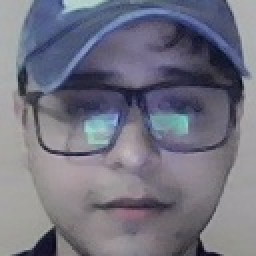
#> input picture training_images/Limberg_0.jpg, 128 x 128 px (shown 2 times larger); its folder holds 4 pictures in this run
$ python -i Registro_Login.py   (imports and definitions only)
#> lines starting #> are read from the running program, lines starting #| are printed output that depends on the picture
import os
import cv2
import numpy as np
import tkinter as tk
from tkinter import messagebox
from tkinter import ttk
from skimage.feature import hog
from sklearn import svm
from sklearn.preprocessing import LabelEncoder
import threading
import csv

# Configuración de la carpeta para almacenar las imágenes
TRAINING_IMAGES_FOLDER = os.path.join(os.getcwd(), "training_images")
IMG_SIZE = (128, 128)
FACE_CASCADE = cv2.CascadeClassifier(cv2.data.haarcascades + 'haarcascade_frontalface_default.xml')

# Crear la carpeta si no existe
# [2 lines not run here, left out]

# Archivo CSV para almacenar los datos de los usuarios
USERS_CSV = os.path.join(os.getcwd(), "usuarios.csv")

# Crear el archivo CSV si no existe
# [4 lines not run here, left out]

# Funciones de procesamiento de imágenes
def preprocess_image(image):
    img_gray = cv2.cvtColor(image, cv2.COLOR_BGR2GRAY)
    img_resized = cv2.resize(img_gray, IMG_SIZE)
    return img_resized

def extract_hog_features(image):
    features, _ = hog(image, orientations=9, pixels_per_cell=(8, 8), cells_per_block=(2, 2), visualize=True)
    return features

def load_dataset():
    images, labels = [], []
    for filename in os.listdir(TRAINING_IMAGES_FOLDER):
        if filename.endswith(".jpg"):
            username = filename.split(".")[0]
            img_path = os.path.join(TRAINING_IMAGES_FOLDER, filename)
            img = cv2.imread(img_path, cv2.IMREAD_COLOR)
#> img is the input picture: shape (128, 128, 3); mean B, G, R 129.2, 115.2, 115.3
            img_processed = preprocess_image(img)
#> in preprocess_image, `img_gray = cv2.cvtColor(image, cv2.COLOR_BGR2GRAY)`:
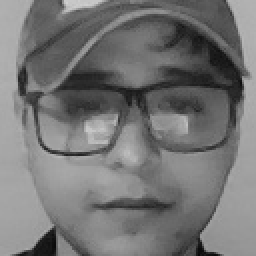
#> img_gray: shape (128, 128) (shown 2 times larger); min 7, max 208, mean 116.8
            features = extract_hog_features(img_processed)
#> in extract_hog_features, `features, _ = hog(image, orientations=9, pixels_per_cell=(8, 8), cells..`: features = 8100 values, max 0.703 at index 7085, min 0 at index 8, mean 0.123
            images.append(features)
            labels.append(username)
#> pass 2 of the loop in load_dataset, `for filename in os.listdir(TRAINING_IMAGES_FOLDER):`:
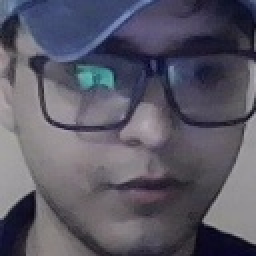
#> input picture training_images/Limberg_1.jpg, 128 x 128 px (shown 2 times larger)
#> in load_dataset, img is the input picture: shape (128, 128, 3); mean B, G, R 101.8, 88.3, 90.1
#> in preprocess_image (call 2), `img_gray = cv2.cvtColor(image, cv2.COLOR_BGR2GRAY)`:
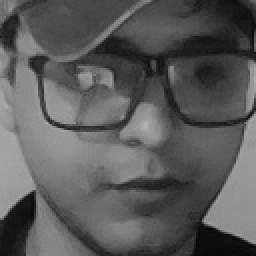
#> img_gray: shape (128, 128) (shown 2 times larger); min 4, max 175, mean 90.4
#> in load_dataset, `features = extract_hog_features(img_processed)`: features = 8100 values, max 0.709 at index 6445, min 0 at index 31, mean 0.125
#> pass 3 of the loop in load_dataset, `for filename in os.listdir(TRAINING_IMAGES_FOLDER):`:
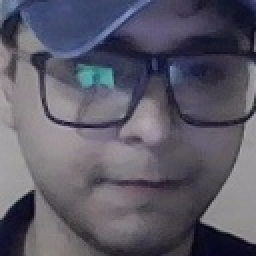
#> input picture training_images/Limberg_2.jpg, 128 x 128 px (shown 2 times larger)
#> in load_dataset, img is the input picture: shape (128, 128, 3); mean B, G, R 103.2, 89.9, 91.7
#> in preprocess_image (call 3), `img_gray = cv2.cvtColor(image, cv2.COLOR_BGR2GRAY)`:
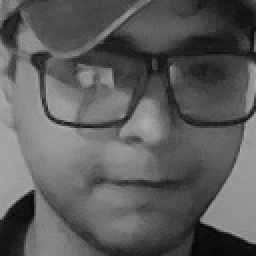
#> img_gray: shape (128, 128) (shown 2 times larger); min 3, max 173, mean 91.9
#> in load_dataset, `features = extract_hog_features(img_processed)`: features = 8100 values, max 0.629 at index 209, min 0 at index 251, mean 0.124
#> the loop made 4 passes; the first 3 are shown
    print(f"Dataset cargado: {len(images)} imágenes")  # Depuración
    return np.array(images), np.array(labels)

def train_model():
    X, y = load_dataset()
    if X.size == 0:
        raise ValueError("No se encontraron imágenes en la carpeta 'training_images'.")
    label_encoder = LabelEncoder()
    y_encoded = label_encoder.fit_transform(y)
    model = svm.SVC(kernel='linear', probability=True)
    model.fit(X, y_encoded)
    print("Modelo entrenado con éxito.")  # Mensaje de depuración
    return model, label_encoder

# [81 lines left out: functions authenticate_user, capture_images, not called in this run]

def iniciar_sesion():
    login_window = tk.Toplevel()
    login_window.title("Iniciar Sesión")
    login_window.geometry("300x350")
    style = ttk.Style()
    style.configure("TButton", font=("Helvetica", 12), padding=10)
    style.configure("TLabel", font=("Helvetica", 14))
    frame = ttk.Frame(login_window, padding="20 20 20 20")
    frame.pack(fill=tk.BOTH, expand=True)
    titulo = ttk.Label(frame, text="Iniciar Sesión", font=("Helvetica", 18, "bold"))
    titulo.pack(pady=10)
    etiqueta_usuario = ttk.Label(frame, text="Usuario:")
    etiqueta_usuario.pack(pady=5)
    entrada_usuario = ttk.Entry(frame)
    entrada_usuario.pack(pady=5, fill=tk.X)
    etiqueta_contraseña = ttk.Label(frame, text="Contraseña:")
    etiqueta_contraseña.pack(pady=5)
    entrada_contraseña = ttk.Entry(frame, show="*")
    entrada_contraseña.pack(pady=5, fill=tk.X)

    # [12 lines left out: function verificar_credenciales, not called in this run]

    btn_enviar = ttk.Button(frame, text="Iniciar sesión", command=verificar_credenciales)
    btn_enviar.pack(pady=5, fill=tk.X)
    btn_reconocimiento_facial = ttk.Button(frame, text="Inicio Facial", command=lambda: capture_images(entrada_usuario.get(), None, "login", num_images=1))
    btn_reconocimiento_facial.pack(pady=5, fill=tk.X)

# [42 lines left out: functions registrarse, update_model, not called in this run]

# Entrenar el modelo (esto se hace una vez al inicio)
try:
    model, label_encoder = train_model()
except ValueError as e:
    messagebox.showerror("Error", str(e))

# [3 lines not run here, left out]

style = ttk.Style()
# [2 lines not run here, left out]

# [1 line that did not run here, left out]
# [1 line not run here, left out]

# [1 line that did not run here, left out]
# [1 line not run here, left out]

# [1 line that did not run here, left out]
# [1 line not run here, left out]

# [1 line that did not run here, left out]
# [3 lines not run here, left out]

>>> result = iniciar_sesion()
